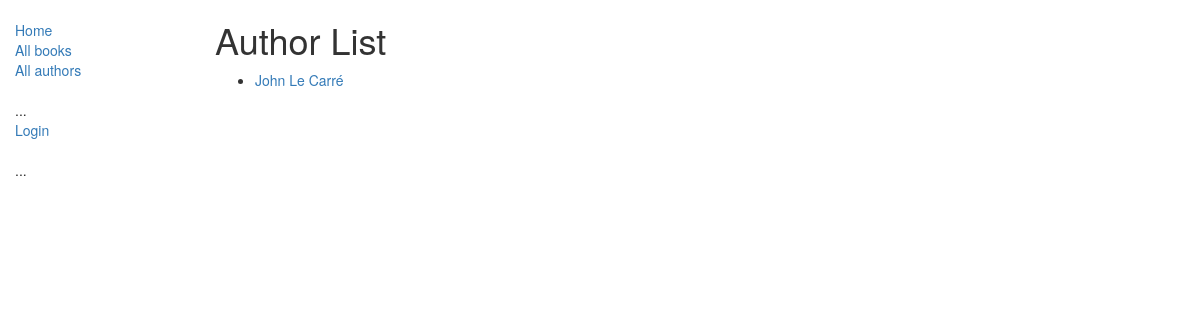
The app's page /catalog/authors/, older data.
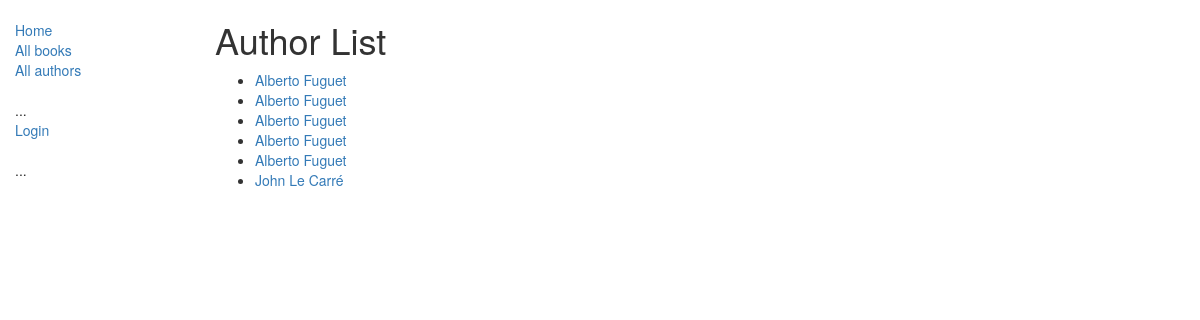
The same page, newer data.
### catalog/models.py (models this page shows, shortened)
class Author(models.Model):
    first_name = models.CharField(max_length=100)
    last_name = models.CharField(max_length=100)
    date_of_birth = models.DateField(null=True, blank=True)
    date_of_death = models.DateField('Died', null=True, blank=True)
    class Meta:
        ordering = ["last_name","first_name"]
    def get_absolute_url(self):
        return reverse('author-detail', args=[str(self.id)])

### catalog/views.py (the view)
class AuthorListView(generic.ListView):
    model = Author
    paginate_by = 10

### catalog/templates/catalog/author_list.html
{% extends "base_generic.html" %}
{% block content %}
    <h1>Author List</h1>
    {% if author_list %}
    <ul>
      {% for author in author_list %}
      <li>
        <a href="{{ author.get_absolute_url }}">{{ author.first_name }} {{ author.last_name }}</a>
      </li>
      {% endfor %}
    </ul>
    {% else %}
      <p>There are no authors in the library.</p>
    {% endif %}
{% endblock %}

### catalog/templates/base_generic.html (shortened to what this page needs)
<!DOCTYPE html>
<html lang="en">
<head>
  <link rel="stylesheet" href="https://maxcdn.bootstrapcdn.com/bootstrap/3.3.7/css/bootstrap.min.css">
  {% load static %}
  <link rel="stylesheet" href="{% static 'css/styles.css' %}">
</head>
<body>
  <div class="container-fluid">
    <div class="row">
      <div class="col-sm-2">
      {% block sidebar %}
      <ul class="sidebar-nav">
          <li><a href="{% url 'index' %}">Home</a></li>
          <li><a href="{% url 'books' %}">All books</a></li>
          <li><a href="{% url 'authors' %}">All authors</a></li>
      </ul>
      <ul class="sidebar-nav">
            ...
           {% if user.is_authenticated %}
             <li>User: {{ user.get_username }}</li>
             <li><a href="{% url 'my-borrowed' %}">My Borrowed</a></li>
             <li><a href="{% url 'logout'%}?next={{request.path}}">Logout</a></li>
           {% else %}
             <li><a href="{% url 'login'%}?next={{request.path}}">Login</a></li>
           {% endif %}
      </ul>
      <ul class="sidebar-nav">
            ...
      </ul>
     {% endblock %}
      </div>
      <div class="col-sm-10 ">
      {% block content %}{% endblock %}
      </div>
    </div>
  </div>
</body>
</html>

### catalog/static/css/styles.css (style rules this page uses)
.sidebar-nav { margin-top: 20px; padding: 0; list-style: none; }

Row changes from the older to the newer data that the page shows:
added Author: first_name "Alberto", last_name "Fuguet"
added Author: first_name "Alberto", last_name "Fuguet"
added Author: first_name "Alberto", last_name "Fuguet"
added Author: first_name "Alberto", last_name "Fuguet"
added Author: first_name "Alberto", last_name "Fuguet"
